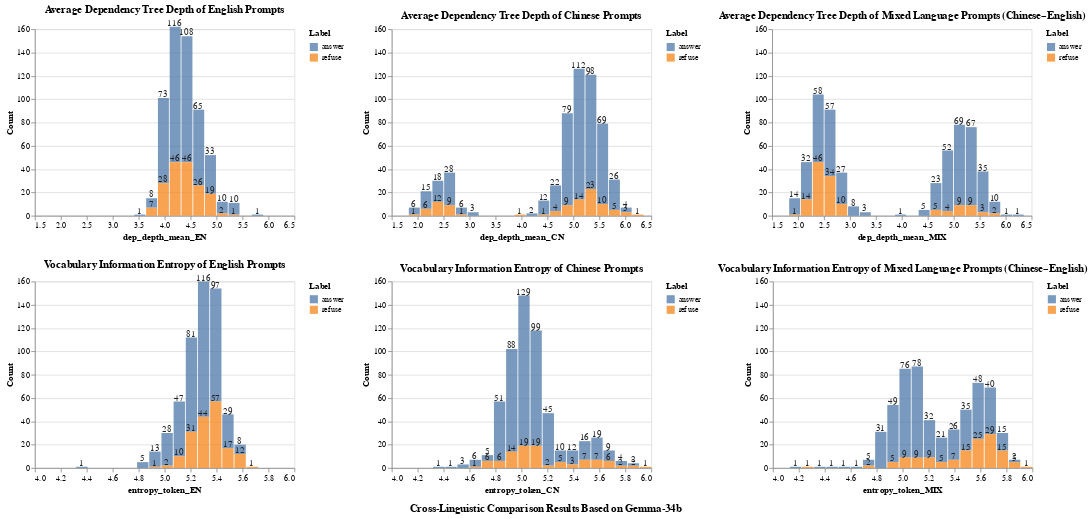

Notebook cell for this chart:
### Code cell
# Visual evaluation and analysis of prompts response behavior based on the model.

TEXT_EN  = True
TEXT_CN  = True
TEXT_MIX = True

LABEL_EN  = "Final_Label_EN"
LABEL_CN  = "Final_Label_CN"
LABEL_MIX = "Final_Label_MIX"

DEP_EN  = "dep_depth_mean_EN"
DEP_CN  = "dep_depth_mean_CN"
DEP_MIX = "dep_depth_mean_MIX"

ENT_EN  = "entropy_token_EN"
ENT_CN  = "entropy_token_CN"
ENT_MIX = "entropy_token_MIX"
BINS = 20

# The tool function

def _prep_for_plot(df: pd.DataFrame, label_col: str, value_col: str) -> pd.DataFrame:
    if (label_col is None) or (label_col not in df.columns) or (value_col not in df.columns):
        return pd.DataFrame(columns=[value_col, "label"])

    use = df[[value_col, label_col]].copy().rename(columns={label_col: "label"})
    use["label"] = use["label"].astype(str).str.lower().str.strip()
    use = use[use["label"].isin(["answer", "refuse"])]
    use[value_col] = pd.to_numeric(use[value_col], errors="coerce")
    use = use.replace([np.inf, -np.inf], np.nan).dropna(subset=[value_col])
    return use

def _domain_x(values, pad_ratio=0.02):
    v = np.asarray(values)
    v = v[np.isfinite(v)]
    if v.size == 0:
        return None
    lo, hi = float(v.min()), float(v.max())
    pad = (hi - lo) * pad_ratio if hi > lo else 1e-6
    return [lo - pad, hi + pad]

def _domain_y_max(values_list, bins=BINS):
    maxs = []
    for v in values_list:
        v = np.asarray(v)
        v = v[np.isfinite(v)]
        if v.size == 0:
            maxs.append(0)
            continue
        hist, _ = np.histogram(v, bins=bins)
        maxs.append(int(hist.max()) if hist.size else 0)
    ymax = max(maxs) if maxs else 0
    return [0, int(np.ceil(ymax * 1.1))]

def _bin_step_from_extent(extent, bins=BINS):
    if not extent:
        return None
    lo, hi = extent
    width = max(hi - lo, 1e-6)
    return width / bins

def layered_hist_with_labels(
    df: pd.DataFrame,
    label_col: str,
    value_col: str,
    title: str,
    bins: int,
    width: int,
    height: int,
    x_extent=None,   
    y_domain=None,   
    show_segment_labels: bool = True,
    show_total_labels: bool = False,
):
    data = _prep_for_plot(df, label_col, value_col)
    if data.empty:
        return (
            alt.Chart(pd.DataFrame({"msg": [f"No data for {title}"]}))
            .mark_text()
            .encode(text="msg")
            .properties(width=width, height=height, title=title)
        )

    step = _bin_step_from_extent(x_extent, bins=bins) if x_extent else None

    base = (
        alt.Chart(data)
        .transform_bin(
            as_=["bin_start", "bin_end"],
            field=value_col,
            bin=alt.Bin(
                extent=x_extent if x_extent else alt.Undefined,
                step=step if step else alt.Undefined,
                maxbins=bins if (not step) else alt.Undefined, 
            ),
        )
        .transform_calculate(bin_center="(datum.bin_start + datum.bin_end) / 2")
    )

    bars = (
        base.mark_bar(opacity=0.75)
        .encode(
            x=alt.X(
                "bin_start:Q",
                bin="binned",
                title=value_col,
                scale=alt.Scale(domain=x_extent) if x_extent else alt.Undefined,
            ),
            x2=alt.X2("bin_end:Q"),
            y=alt.Y(
                "count():Q",
                stack="zero",
                title="Count",
                scale=alt.Scale(domain=y_domain) if y_domain else alt.Undefined,
            ),
            color=alt.Color("label:N", title="Label"),
            tooltip=[alt.Tooltip("count():Q", title="Count"), "label:N"],
        )
        .properties(width=width, height=height, title=title)
    )

    layers = [bars]

    if show_segment_labels:
        seg_labels = (
            base.mark_text(baseline="bottom", dy=1)
            .encode(
                x=alt.X("bin_center:Q"),
                y=alt.Y("count():Q", stack="zero"),
                color=alt.value("#222"),
                text=alt.Text("count():Q", format="d"),
                detail="label:N",
            )
        )
        layers.append(seg_labels)

    if show_total_labels:
        totals = (
            base.transform_aggregate(
                total_count="count()", groupby=["bin_start", "bin_end"]
            )
            .transform_calculate(bin_center="(datum.bin_start + datum.bin_end) / 2")
            .mark_text(baseline="bottom", dy=2)
            .encode(
                x=alt.X("bin_center:Q"),
                y=alt.Y("total_count:Q"),
                text=alt.Text("total_count:Q", format="d"),
                color=alt.value("black"),
            )
        )
        layers.append(totals)

    return alt.layer(*layers).resolve_scale(color="independent")


# Set up Dependency Depth
vals_dep = []
if TEXT_EN and (DEP_EN in df_feat):  vals_dep.append(df_feat[DEP_EN].values)
if TEXT_CN and (DEP_CN in df_feat):  vals_dep.append(df_feat[DEP_CN].values)
if TEXT_MIX and (DEP_MIX in df_feat): vals_dep.append(df_feat[DEP_MIX].values)

x_extent_dep = _domain_x(np.concatenate(vals_dep)) if vals_dep else None
y_domain_dep = _domain_y_max(vals_dep, bins=BINS) if vals_dep else None

if y_domain_dep:
    y_domain_dep[1] = 160

vals_ent = []
if TEXT_EN and (ENT_EN in df_feat):  vals_ent.append(df_feat[ENT_EN].values)
if TEXT_CN and (ENT_CN in df_feat):  vals_ent.append(df_feat[ENT_CN].values)
if TEXT_MIX and (ENT_MIX in df_feat): vals_ent.append(df_feat[ENT_MIX].values)

x_extent_ent = _domain_x(np.concatenate(vals_ent)) if vals_ent else None
y_domain_ent = _domain_y_max(vals_ent, bins=BINS) if vals_ent else None

if y_domain_ent:
    y_domain_ent[1] = 160

# develop the visual charts
charts_dep = []
if TEXT_EN and (DEP_EN in df_feat) and (LABEL_EN in df_feat):
    charts_dep.append(
        layered_hist_with_labels(
            df_feat, LABEL_EN, DEP_EN,
            title="Average Dependency Tree Depth of English Prompts",
            bins=BINS, width=320, height=230,
            x_extent=x_extent_dep, y_domain=y_domain_dep,
        )
    )
if TEXT_CN and (DEP_CN in df_feat) and (LABEL_CN in df_feat):
    charts_dep.append(
        layered_hist_with_labels(
            df_feat, LABEL_CN, DEP_CN,
            title="Average Dependency Tree Depth of Chinese Prompts",
            bins=BINS, width=320, height=230,
            x_extent=x_extent_dep, y_domain=y_domain_dep,
        )
    )
if TEXT_MIX and (DEP_MIX in df_feat) and (LABEL_MIX in df_feat):
    charts_dep.append(
        layered_hist_with_labels(
            df_feat, LABEL_MIX, DEP_MIX,
            title="Average Dependency Tree Depth of Mixed Language Prompts (Chinese–English)",
            bins=BINS, width=320, height=230,
            x_extent=x_extent_dep, y_domain=y_domain_dep,
        )
    )
row1 = alt.hconcat(*charts_dep).resolve_scale(color="independent")

charts_ent = []
if TEXT_EN and (ENT_EN in df_feat) and (LABEL_EN in df_feat):
    charts_ent.append(
        layered_hist_with_labels(
            df_feat, LABEL_EN, ENT_EN,
            title="Vocabulary Information Entropy of English Prompts",
            bins=BINS, width=320, height=230,
            x_extent=x_extent_ent, y_domain=y_domain_ent,
        )
    )
if TEXT_CN and (ENT_CN in df_feat) and (LABEL_CN in df_feat):
    charts_ent.append(
        layered_hist_with_labels(
            df_feat, LABEL_CN, ENT_CN,
            title="Vocabulary Information Entropy of Chinese Prompts",
            bins=BINS, width=320, height=230,
            x_extent=x_extent_ent, y_domain=y_domain_ent,
        )
    )
if TEXT_MIX and (ENT_MIX in df_feat) and (LABEL_MIX in df_feat):
    charts_ent.append(
        layered_hist_with_labels(
            df_feat, LABEL_MIX, ENT_MIX,
            title="Vocabulary Information Entropy of Mixed Language Prompts (Chinese–English)",
            bins=BINS, width=320, height=230,
            x_extent=x_extent_ent, y_domain=y_domain_ent,
        )
    )
row2 = alt.hconcat(*charts_ent).resolve_scale(color="independent")

big = (row1 & row2).properties(
    title=alt.TitleParams(
        text="Cross-Linguistic Comparison Results Based on Gemma-34b",
        anchor="middle",
        orient="bottom",
        dy=8,
    )
)

big

### Figure 1 — Vega-Lite specification as saved in the notebook (floating-point values rounded to 4 significant figures; data arrays with more than 128 entries replaced by an {"elided": "..."} marker saying what was removed)
{"config": {"view": {"continuousWidth": 300, "continuousHeight": 300}}, "vconcat": [{"hconcat": [{"layer": [{"mark": {"type": "bar", "opacity": 0.75}, "encoding": {"color": {"field": "label", "title": "Label", "type": "nominal"}, "tooltip": [{"aggregate": "count", "title": "Count", "type": "quantitative"}, {"field": "label", "type": "nominal"}], "x": {"bin": "binned", "field": "bin_start", "scale": {"domain": [1.802, 6.337]}, "title": "dep_depth_mean_EN", "type": "quantitative"}, "x2": {"field": "bin_end"}, "y": {"aggregate": "count", "scale": {"domain": [0, 160]}, "stack": "zero", "title": "Count", "type": "quantitative"}}, "title": "Average Dependency Tree Depth of English Prompts", "transform": [{"bin": {"extent": [1.802, 6.337], "step": 0.2268}, "field": "dep_depth_mean_EN", "as": ["bin_start", "bin_end"]}, {"calculate": "(datum.bin_start + datum.bin_end) / 2", "as": "bin_center"}]}, {"mark": {"type": "text", "baseline": "bottom", "dy": 1}, "encoding": {"color": {"value": "#222"}, "detail": {"field": "label", "type": "nominal"}, "text": {"aggregate": "count", "format": "d", "type": "quantitative"}, "x": {"field": "bin_center", "type": "quantitative"}, "y": {"aggregate": "count", "stack": "zero", "type": "quantitative"}}, "transform": [{"bin": {"extent": [1.802, 6.337], "step": 0.2268}, "field": "dep_depth_mean_EN", "as": ["bin_start", "bin_end"]}, {"calculate": "(datum.bin_start + datum.bin_end) / 2", "as": "bin_center"}]}], "data": {"name": "data-27147493ae71dae4374808c55751ce15"}, "height": 230, "resolve": {"scale": {"color": "independent"}}, "width": 320}, {"layer": [{"mark": {"type": "bar", "opacity": 0.75}, "encoding": {"color": {"field": "label", "title": "Label", "type": "nominal"}, "tooltip": [{"aggregate": "count", "title": "Count", "type": "quantitative"}, {"field": "label", "type": "nominal"}], "x": {"bin": "binned", "field": "bin_start", "scale": {"domain": [1.802, 6.337]}, "title": "dep_depth_mean_CN", "type": "quantitative"}, "x2": {"field": "bin_end"}, "y": {"aggregate": "count", "scale": {"domain": [0, 160]}, "stack": "zero", "title": "Count", "type": "quantitative"}}, "title": "Average Dependency Tree Depth of Chinese Prompts", "transform": [{"bin": {"extent": [1.802, 6.337], "step": 0.2268}, "field": "dep_depth_mean_CN", "as": ["bin_start", "bin_end"]}, {"calculate": "(datum.bin_start + datum.bin_end) / 2", "as": "bin_center"}]}, {"mark": {"type": "text", "baseline": "bottom", "dy": 1}, "encoding": {"color": {"value": "#222"}, "detail": {"field": "label", "type": "nominal"}, "text": {"aggregate": "count", "format": "d", "type": "quantitative"}, "x": {"field": "bin_center", "type": "quantitative"}, "y": {"aggregate": "count", "stack": "zero", "type": "quantitative"}}, "transform": [{"bin": {"extent": [1.802, 6.337], "step": 0.2268}, "field": "dep_depth_mean_CN", "as": ["bin_start", "bin_end"]}, {"calculate": "(datum.bin_start + datum.bin_end) / 2", "as": "bin_center"}]}], "data": {"name": "data-3c04c5686fe1509e6b40066c672d0f92"}, "height": 230, "resolve": {"scale": {"color": "independent"}}, "width": 320}, {"layer": [{"mark": {"type": "bar", "opacity": 0.75}, "encoding": {"color": {"field": "label", "title": "Label", "type": "nominal"}, "tooltip": [{"aggregate": "count", "title": "Count", "type": "quantitative"}, {"field": "label", "type": "nominal"}], "x": {"bin": "binned", "field": "bin_start", "scale": {"domain": [1.802, 6.337]}, "title": "dep_depth_mean_MIX", "type": "quantitative"}, "x2": {"field": "bin_end"}, "y": {"aggregate": "count", "scale": {"domain": [0, 160]}, "stack": "zero", "title": "Count", "type": "quantitative"}}, "title": "Average Dependency Tree Depth of Mixed Language Prompts (Chinese–English)", "transform": [{"bin": {"extent": [1.802, 6.337], "step": 0.2268}, "field": "dep_depth_mean_MIX", "as": ["bin_start", "bin_end"]}, {"calculate": "(datum.bin_start + datum.bin_end) / 2", "as": "bin_center"}]}, {"mark": {"type": "text", "baseline": "bottom", "dy": 1}, "encoding": {"color": {"value": "#222"}, "detail": {"field": "label", "type": "nominal"}, "text": {"aggregate": "count", "format": "d", "type": "quantitative"}, "x": {"field": "bin_center", "type": "quantitative"}, "y": {"aggregate": "count", "stack": "zero", "type": "quantitative"}}, "transform": [{"bin": {"extent": [1.802, 6.337], "step": 0.2268}, "field": "dep_depth_mean_MIX", "as": ["bin_start", "bin_end"]}, {"calculate": "(datum.bin_start + datum.bin_end) / 2", "as": "bin_center"}]}], "data": {"name": "data-eeb281ff35ec114dc8766031c94c89cc"}, "height": 230, "resolve": {"scale": {"color": "independent"}}, "width": 320}], "resolve": {"scale": {"color": "independent"}}}, {"hconcat": [{"layer": [{"mark": {"type": "bar", "opacity": 0.75}, "encoding": {"color": {"field": "label", "title": "Label", "type": "nominal"}, "tooltip": [{"aggregate": "count", "title": "Count", "type": "quantitative"}, {"field": "label", "type": "nominal"}], "x": {"bin": "binned", "field": "bin_start", "scale": {"domain": [4.114, 5.989]}, "title": "entropy_token_EN", "type": "quantitative"}, "x2": {"field": "bin_end"}, "y": {"aggregate": "count", "scale": {"domain": [0, 160]}, "stack": "zero", "title": "Count", "type": "quantitative"}}, "title": "Vocabulary Information Entropy of English Prompts", "transform": [{"bin": {"extent": [4.114, 5.989], "step": 0.09376}, "field": "entropy_token_EN", "as": ["bin_start", "bin_end"]}, {"calculate": "(datum.bin_start + datum.bin_end) / 2", "as": "bin_center"}]}, {"mark": {"type": "text", "baseline": "bottom", "dy": 1}, "encoding": {"color": {"value": "#222"}, "detail": {"field": "label", "type": "nominal"}, "text": {"aggregate": "count", "format": "d", "type": "quantitative"}, "x": {"field": "bin_center", "type": "quantitative"}, "y": {"aggregate": "count", "stack": "zero", "type": "quantitative"}}, "transform": [{"bin": {"extent": [4.114, 5.989], "step": 0.09376}, "field": "entropy_token_EN", "as": ["bin_start", "bin_end"]}, {"calculate": "(datum.bin_start + datum.bin_end) / 2", "as": "bin_center"}]}], "data": {"name": "data-46746a9d631f072cffbb07aa2a360d9f"}, "height": 230, "resolve": {"scale": {"color": "independent"}}, "width": 320}, {"layer": [{"mark": {"type": "bar", "opacity": 0.75}, "encoding": {"color": {"field": "label", "title": "Label", "type": "nominal"}, "tooltip": [{"aggregate": "count", "title": "Count", "type": "quantitative"}, {"field": "label", "type": "nominal"}], "x": {"bin": "binned", "field": "bin_start", "scale": {"domain": [4.114, 5.989]}, "title": "entropy_token_CN", "type": "quantitative"}, "x2": {"field": "bin_end"}, "y": {"aggregate": "count", "scale": {"domain": [0, 160]}, "stack": "zero", "title": "Count", "type": "quantitative"}}, "title": "Vocabulary Information Entropy of Chinese Prompts", "transform": [{"bin": {"extent": [4.114, 5.989], "step": 0.09376}, "field": "entropy_token_CN", "as": ["bin_start", "bin_end"]}, {"calculate": "(datum.bin_start + datum.bin_end) / 2", "as": "bin_center"}]}, {"mark": {"type": "text", "baseline": "bottom", "dy": 1}, "encoding": {"color": {"value": "#222"}, "detail": {"field": "label", "type": "nominal"}, "text": {"aggregate": "count", "format": "d", "type": "quantitative"}, "x": {"field": "bin_center", "type": "quantitative"}, "y": {"aggregate": "count", "stack": "zero", "type": "quantitative"}}, "transform": [{"bin": {"extent": [4.114, 5.989], "step": 0.09376}, "field": "entropy_token_CN", "as": ["bin_start", "bin_end"]}, {"calculate": "(datum.bin_start + datum.bin_end) / 2", "as": "bin_center"}]}], "data": {"name": "data-daa87583b5c4b2371db42b99145ae08f"}, "height": 230, "resolve": {"scale": {"color": "independent"}}, "width": 320}, {"layer": [{"mark": {"type": "bar", "opacity": 0.75}, "encoding": {"color": {"field": "label", "title": "Label", "type": "nominal"}, "tooltip": [{"aggregate": "count", "title": "Count", "type": "quantitative"}, {"field": "label", "type": "nominal"}], "x": {"bin": "binned", "field": "bin_start", "scale": {"domain": [4.114, 5.989]}, "title": "entropy_token_MIX", "type": "quantitative"}, "x2": {"field": "bin_end"}, "y": {"aggregate": "count", "scale": {"domain": [0, 160]}, "stack": "zero", "title": "Count", "type": "quantitative"}}, "title": "Vocabulary Information Entropy of Mixed Language Prompts (Chinese–English)", "transform": [{"bin": {"extent": [4.114, 5.989], "step": 0.09376}, "field": "entropy_token_MIX", "as": ["bin_start", "bin_end"]}, {"calculate": "(datum.bin_start + datum.bin_end) / 2", "as": "bin_center"}]}, {"mark": {"type": "text", "baseline": "bottom", "dy": 1}, "encoding": {"color": {"value": "#222"}, "detail": {"field": "label", "type": "nominal"}, "text": {"aggregate": "count", "format": "d", "type": "quantitative"}, "x": {"field": "bin_center", "type": "quantitative"}, "y": {"aggregate": "count", "stack": "zero", "type": "quantitative"}}, "transform": [{"bin": {"extent": [4.114, 5.989], "step": 0.09376}, "field": "entropy_token_MIX", "as": ["bin_start", "bin_end"]}, {"calculate": "(datum.bin_start + datum.bin_end) / 2", "as": "bin_center"}]}], "data": {"name": "data-3380cbc85dab7fe72123c86f3ace0f0f"}, "height": 230, "resolve": {"scale": {"color": "independent"}}, "width": 320}], "resolve": {"scale": {"color": "independent"}}}], "title": {"text": "Cross-Linguistic Comparison Results Based on Gemma-34b", "anchor": "middle", "dy": 8, "orient": "bottom"}, "$schema": "https://vega.github.io/schema/vega-lite/v5.20.1.json", "datasets": {"data-27147493ae71dae4374808c55751ce15": {"elided": "600 records"}, "data-3c04c5686fe1509e6b40066c672d0f92": {"elided": "600 records"}, "data-eeb281ff35ec114dc8766031c94c89cc": {"elided": "600 records"}, "data-46746a9d631f072cffbb07aa2a360d9f": {"elided": "600 records"}, "data-daa87583b5c4b2371db42b99145ae08f": {"elided": "600 records"}, "data-3380cbc85dab7fe72123c86f3ace0f0f": {"elided": "600 records"}}}
